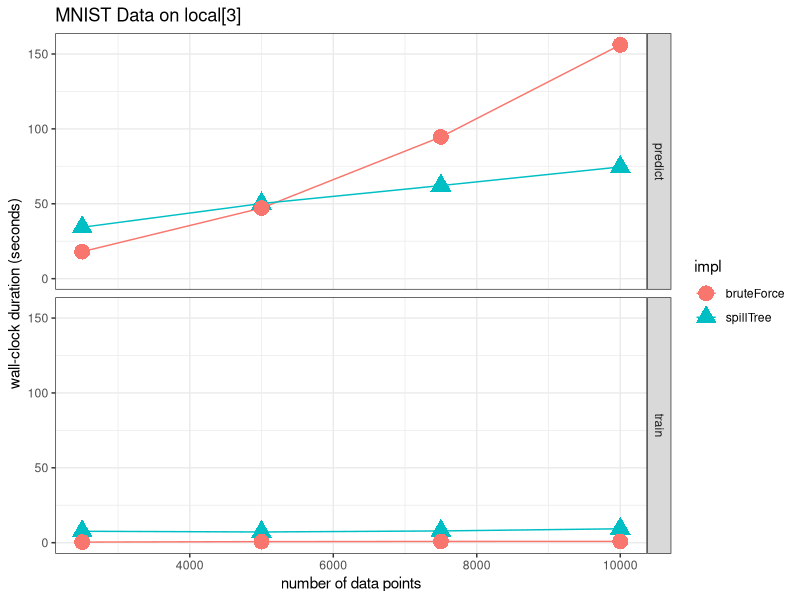
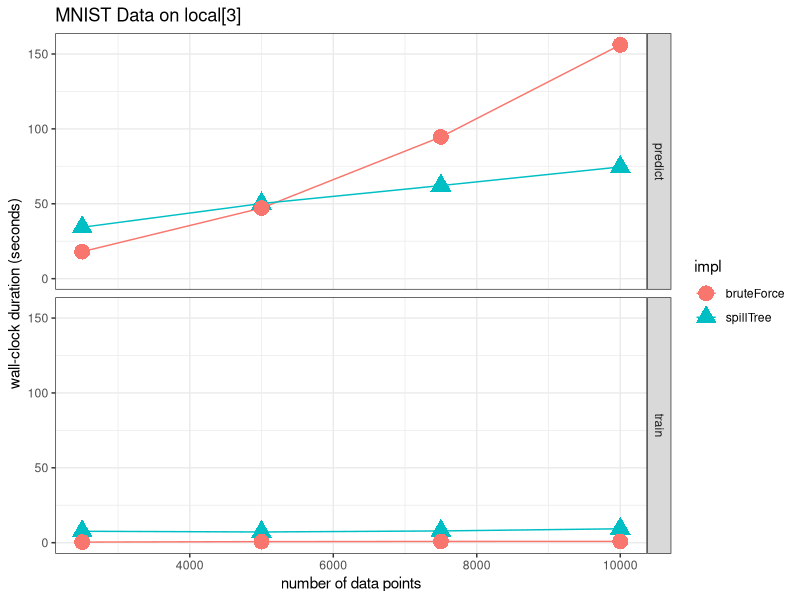

Here is the R script that generated these plots, in order:
ns <- seq(2500, 10000, 2500)

spillTree_train <- c(7632.666666666666, 7165.333333333333, 7857.666666666666, 9299.333333333332)
spillTree_predict <- c(34317.0, 50162.666666666664, 62151.0, 74604.0)

bruteForce_train <- c(420.3333333333333, 714.6666666666666, 847.0, 876.6666666666666)
bruteForce_predict <- c(18028.666666666664, 47125.0, 94626.66666666666, 156086.66666666666)

library(ggplot2)
library(tidyr)
library(dplyr)

plotDF <- data.frame(ns, spillTree_train, spillTree_predict, bruteForce_train, bruteForce_predict) %>%
  gather(type, time, -ns) %>%
  separate(type, c("impl", "type")) %>%
  mutate(time = time / 1e3, impl = factor(impl))

plot <- ggplot(plotDF) +
  aes(ns, time, shape = impl, color = impl) +
  geom_line() +
  geom_point(size = 5) +
  facet_grid(type ~ .) +
  theme_bw() +
  labs(x = "number of data points", y = "wall-clock duration (seconds)", title = "MNIST Data on local[3]")

print(plot)
ggsave("data/mnist/benchmark.png", plot)